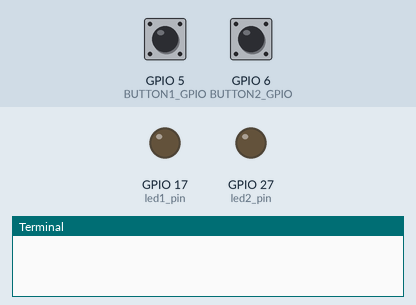
A program run on a simulated Raspberry Pi (BCM pin numbers). Shown: output pins drawn as LEDs (lit = HIGH), the last lines printed to the terminal. The test bench sets the inputs (shaded band); at power-on: GPIO 5 (BUTTON1_GPIO) HIGH, GPIO 6 (BUTTON2_GPIO) LOW.

Above: at 1.2 s.
1.3 s: GPIO 5 (BUTTON1_GPIO) pulled LOW for 0.15 s
At 1.8 s:
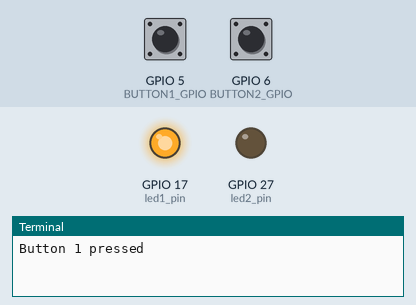
2.9 s: GPIO 6 (BUTTON2_GPIO) pulled HIGH for 0.15 s
At 3.5 s:
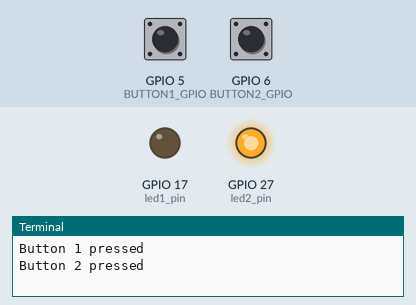
4.5 s: GPIO 5 (BUTTON1_GPIO) pulled LOW for 1 s
At 6.7 s:
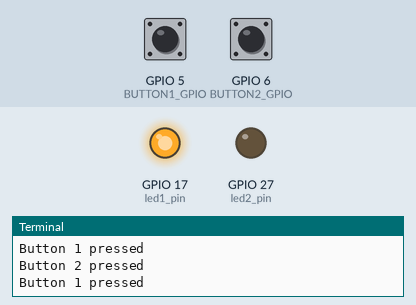
7.0 s: GPIO 6 (BUTTON2_GPIO) pulled HIGH for 1 s
At 7.8 s:
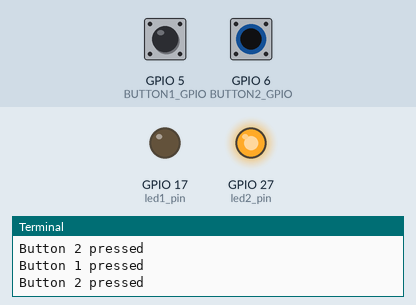
Timing chart, 0 to 10.0 s (numbered marks = the images above; inputs shaded):
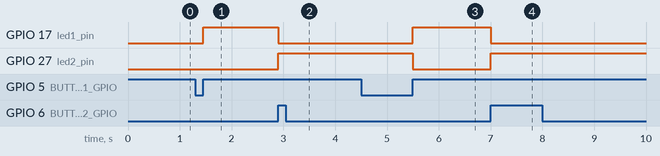

Measured:
- after the input at 1.3 s, GPIO 17 (led1_pin): LOW → HIGH after 0.15 s
- after the input at 2.9 s, GPIO 17 (led1_pin): HIGH → LOW at once; GPIO 27 (led2_pin): LOW → HIGH at once
- after the input at 4.5 s, GPIO 17 (led1_pin): LOW → HIGH after 1.0 s; GPIO 27 (led2_pin): HIGH → LOW after 1.0 s
- after the input at 7.0 s, GPIO 17 (led1_pin): HIGH → LOW at once; GPIO 27 (led2_pin): LOW → HIGH at once

The program:

001_10_gpio_in_out1.py
```python
'''
GPIO 5 : 푸시버튼, 내부 풀업
GPIO 6 : 푸시버튼, 내부 풀다운
GPIO 17 : LED1
GPIO 27 : LED2
'''
import RPi.GPIO as GPIO
import time

def button1_callback(channel):
    print("Button 1 pressed")
    GPIO.output(led1_pin, GPIO.HIGH)
    GPIO.output(led2_pin, GPIO.LOW)


def button2_callback(channel):
    print("Button 2 pressed")
    GPIO.output(led2_pin, GPIO.HIGH)
    GPIO.output(led1_pin, GPIO.LOW)


BUTTON1_GPIO = 5
BUTTON2_GPIO = 6
led1_pin = 17
led2_pin = 27

GPIO.setmode(GPIO.BCM)

GPIO.setup(led1_pin, GPIO.OUT)
GPIO.setup(led2_pin, GPIO.OUT)
GPIO.setup(BUTTON1_GPIO, GPIO.IN, pull_up_down=GPIO.PUD_UP)
GPIO.setup(BUTTON2_GPIO, GPIO.IN, pull_up_down=GPIO.PUD_DOWN)

GPIO.add_event_detect(BUTTON1_GPIO, GPIO.RISING, callback=button1_callback, bouncetime=200)
GPIO.add_event_detect(BUTTON2_GPIO, GPIO.RISING, callback=button2_callback, bouncetime=200)

try:
    while True:
        time.sleep(0.1)
except KeyboardInterrupt:
    print("\nExiting program")
finally:
    GPIO.cleanup()
```
